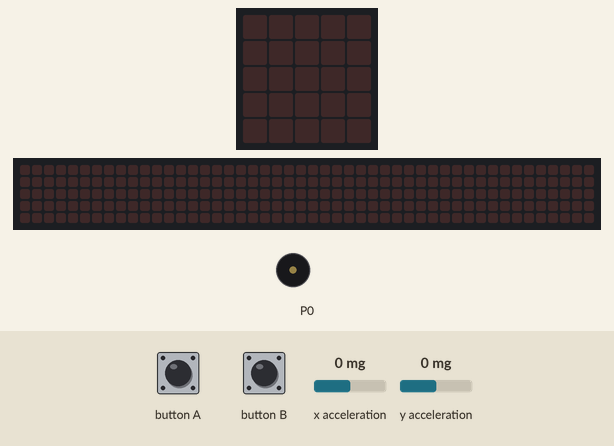
This program was run on a simulated BBC micro:bit running MicroPython. Shown: the board's 5×5 LED display, a strip that is not on the board, showing the scrolling text unrolled, buzzer (waves = sounding). Inputs (shaded band) come from the test bench; at power-on: x acceleration 0 mg, y acceleration 0 mg. The 48×5 strip is a reading aid, not a part: it shows the text the display is scrolling, unrolled, one strip-width of it at a time.

Above: at 1.2 s.
1.3 s: button A pressed for 0.15 s
At 1.37 s:
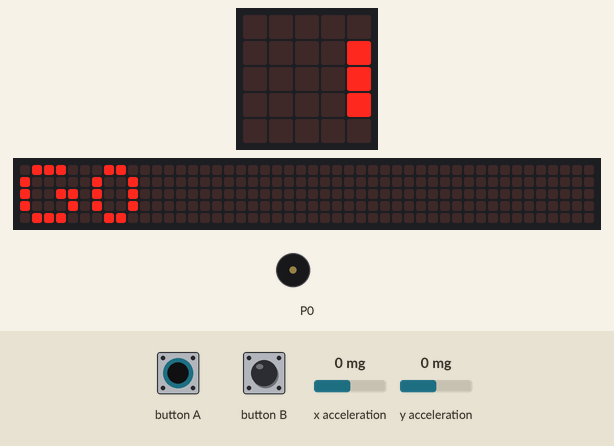
4.3 s: button B pressed for 0.15 s
At 4.37 s:
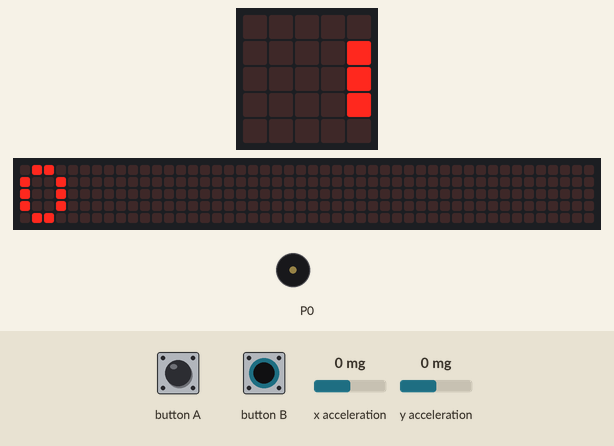
7.3 s: button A pressed for 1 s
At 7.52 s:
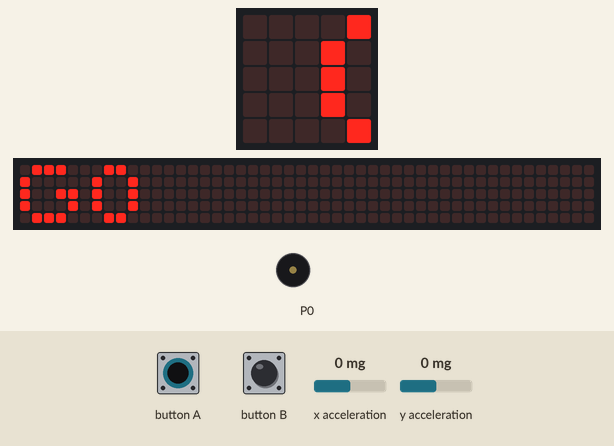
10.3 s: x acceleration set to -143 mg
11.8 s: x acceleration set to -159 mg
At 12.04 s:
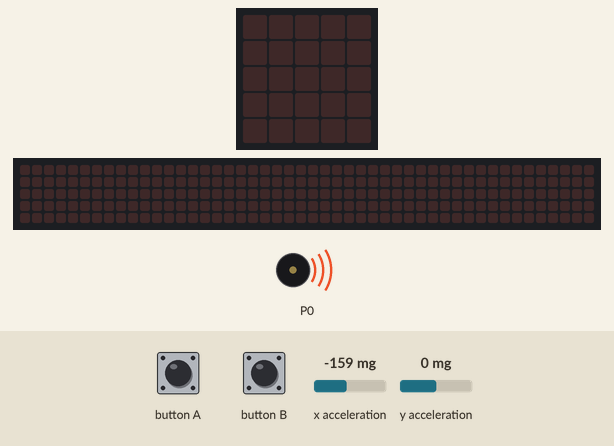
14.8 s: button B pressed for 1 s
At 14.87 s:
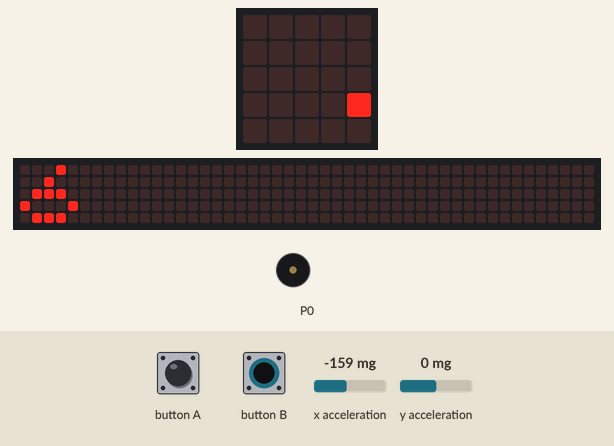
Timing chart, 0 to 17.8 s (numbered marks = the images above; inputs shaded):
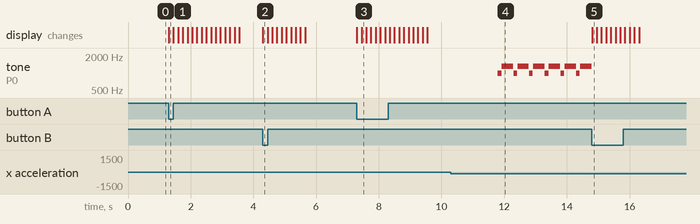

Measured:
- the behaviour switches between -149 and -150 mg on x acceleration (found by bisection; images 3 and 4)
- after the input at 1.3 s, the display: changes at once (image 1)
- after the input at 4.3 s, the display: changes at once (image 2)
- after the input at 7.3 s, the display: first changes at once (image 3 shows a later state)
- after the input at 10.3 s, every drawn part: stays the same
- after the input at 11.8 s, tone on P0: silent → 988 Hz at once, then repeats every 0.50 s: silent 0.01 s, 1319 Hz 0.36 s, silent 0.01 s, 988 Hz 0.12 s
- after the input at 14.8 s, tone on P0: stops changing and stays silent; the display: changes at once (image 5)

The program:

tiltChallenge.py
```python
from microbit import *
import music

maxTiltAllowed = 150
tiltCount = 0
checking = False

def isFlat():
    x = accelerometer.get_x()
    y = accelerometer.get_y()
    return x > -maxTiltAllowed and x < maxTiltAllowed and y > -maxTiltAllowed and y < maxTiltAllowed

while True:
    if button_a.was_pressed():
        checking = True
        tiltCount = 0
        display.scroll("GO")

    if checking:
        if not isFlat():
            tiltCount += 1
            set_volume(255)
            music.play(music.BA_DING)

    if button_b.was_pressed():
        checking = False
        display.scroll(tiltCount)
```
